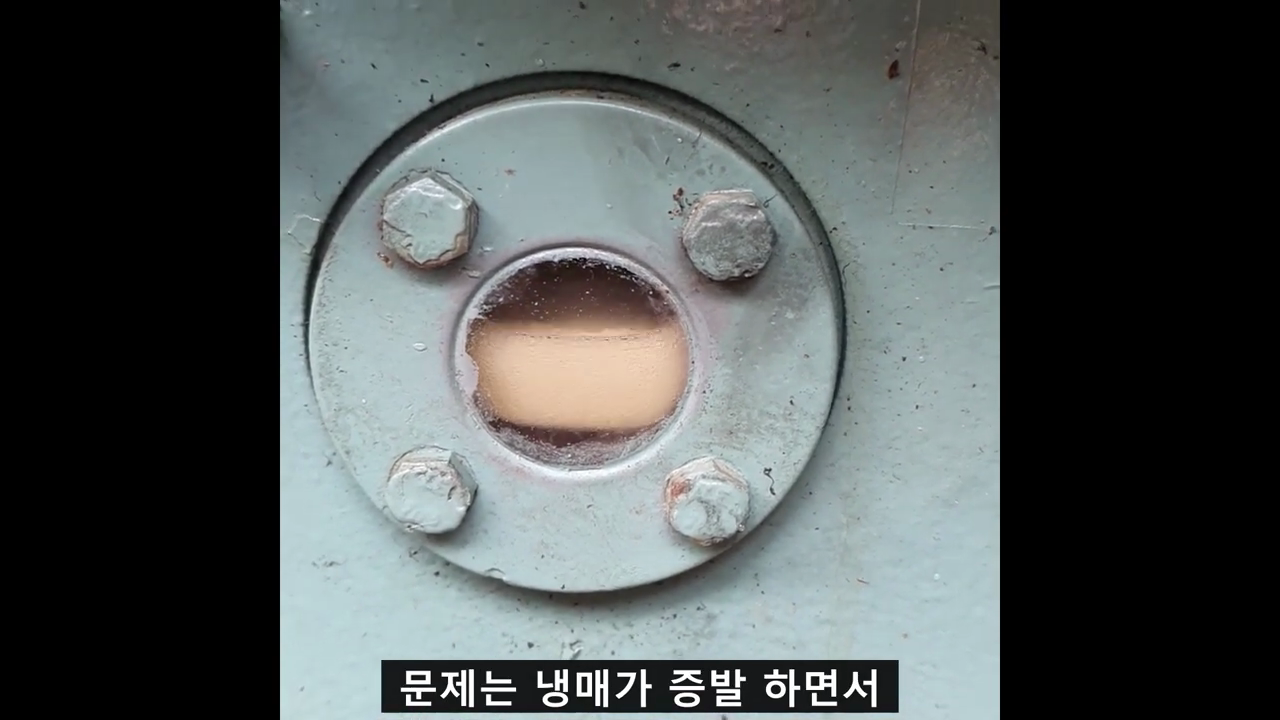
#> input picture docs/50-diagnostics/s11/2026-10-12-public-compressor-source/native-at-50.png, 1280 x 720 px
$ python prepare_position_review.py --output out.png
#> lines starting #> are read from the running program, lines starting #| are printed output that depends on the picture; after the words box and inside, x2 and y2 are one past the last pixel; in counts of white or black regions, pixels touching at a corner belong together
"""Source-only position review figure; predictions are deliberately not loaded."""
from __future__ import annotations

import argparse
import hashlib
import json
from pathlib import Path

import cv2
import numpy as np


def main():
    parser = argparse.ArgumentParser(description=__doc__)
    parser.add_argument('--output', type=Path, required=True)
    args = parser.parse_args()
    base = Path(__file__).resolve().parent
    source = base / 'native-at-50.png'
    expected = '280b7869a81edfde722fafc85017fdf45dd6e799978cb6c46b7b9769249a635b'
    assert hashlib.sha256(source.read_bytes()).hexdigest() == expected
    frame = cv2.imread(str(source))
#> frame is the input picture: shape (720, 1280, 3); mean B, G, R 84.1, 84.5, 79
    x0, y0, x1, y1 = 454, 244, 704, 478
    zoom = 3
    crop = cv2.resize(frame[y0:y1, x0:x1], None, fx=zoom, fy=zoom,
                      interpolation=cv2.INTER_NEAREST)
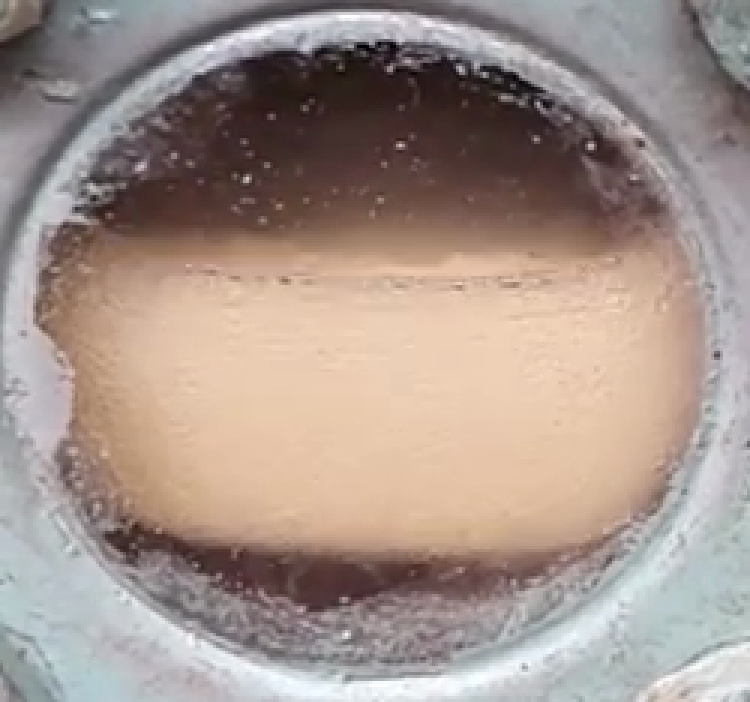
#> crop: shape (702, 750, 3); mean B, G, R 140.8, 148.7, 164.8
    canvas = np.full((crop.shape[0] + 122, crop.shape[1] + 250, 3), 25, np.uint8)
    canvas[56:56 + crop.shape[0], :crop.shape[1]] = crop
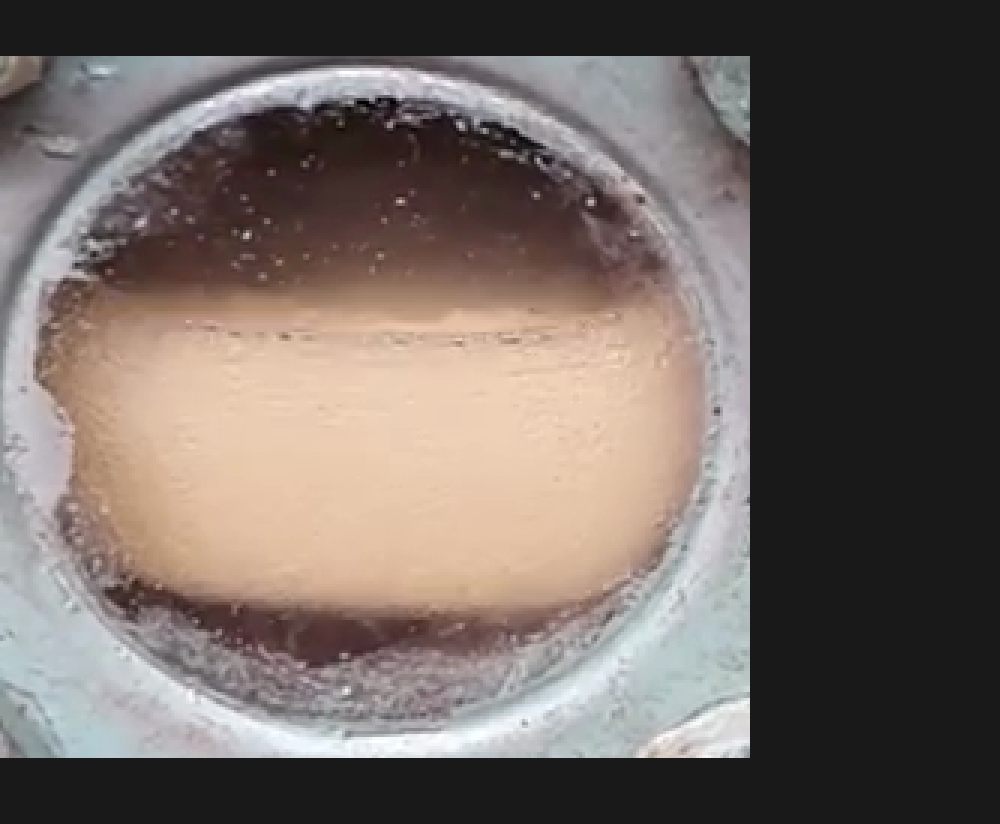
#> canvas: shape (824, 1000, 3); mean B, G, R 99, 104, 114.3
    label = lambda text, xy, color=(240, 240, 240), size=.62: cv2.putText(
        canvas, text, xy, cv2.FONT_HERSHEY_SIMPLEX, size, color, 1, cv2.LINE_AA)
    label('Source only: f1499 at 50.016633 s | 3x nearest-neighbour view', (10, 22), size=.58)
    label('Dashed vertical guide: source X=578', (10, 45), size=.58)
    center = (578 - x0) * zoom
    for yy in range(56, 56 + crop.shape[0], 20):
        cv2.line(canvas, (center, yy), (center, min(yy + 7, 55 + crop.shape[0])),
                 (235, 235, 235), 1)
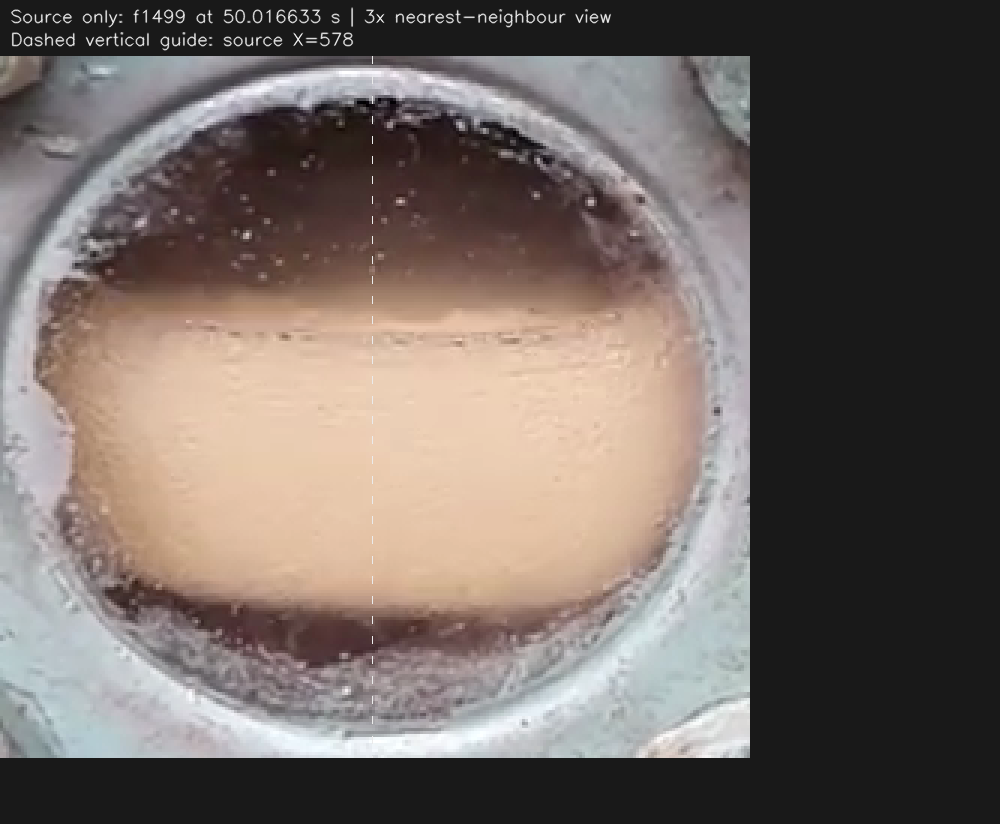
#> canvas: shape (824, 1000, 3); 0.74% of pixels changed, all inside (x1, y1, x2, y2) = (10, 7, 612, 758)
    intervals = [('A', 'Foam upper', 323, 338, (255, 220, 30)),
                 ('B', 'Oil upper', 421, 435, (50, 165, 255))]
    for name, role, lo, hi, color in intervals:
        top, bottom = 56 + (lo - y0) * zoom, 56 + (hi - y0 + 1) * zoom - 1
        # Brackets near the fixed column; no colored fill hides source pixels.
        left, right = center - 39, center + 39
        cv2.rectangle(canvas, (left, top), (right, bottom), color, 2)
        cv2.line(canvas, (right + 4, (top + bottom) // 2),
                 (crop.shape[1] + 7, (top + bottom) // 2), color, 1)
        label(f'{name}: {role}', (crop.shape[1] + 13, (top + bottom) // 2 - 7), color)
        label(f'Y {lo}..{hi}', (crop.shape[1] + 13, (top + bottom) // 2 + 20), color)
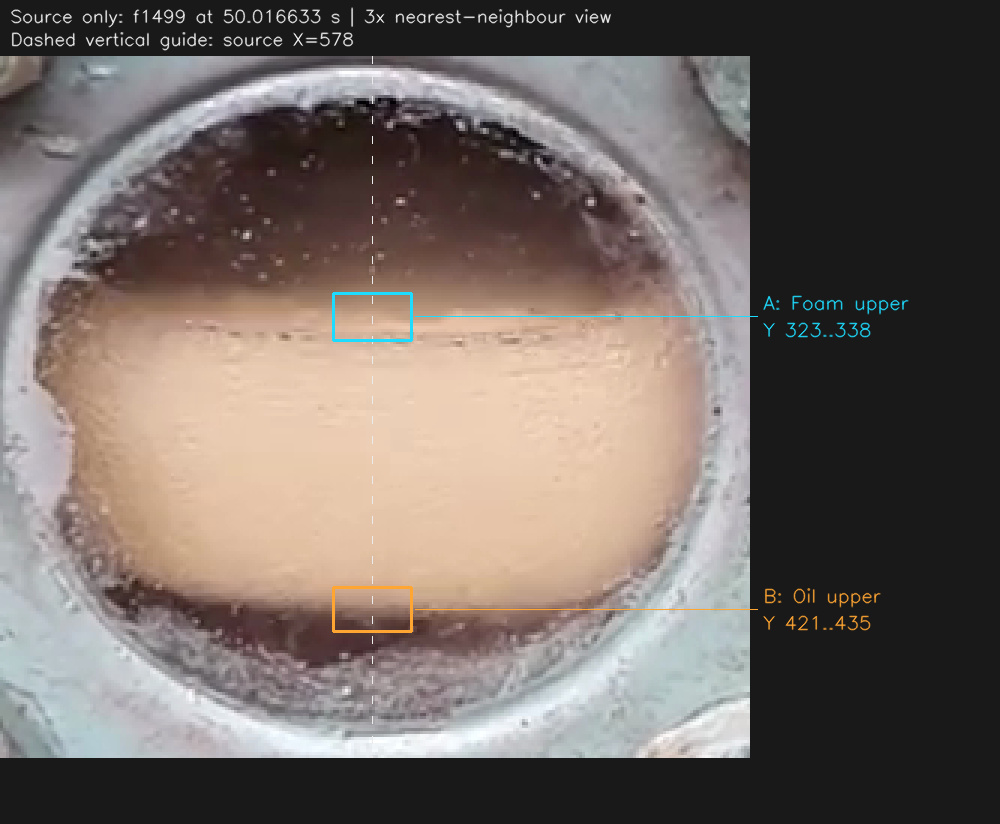
#> canvas: shape (824, 1000, 3); 0.62% of pixels changed, all inside (x1, y1, x2, y2) = (332, 292, 909, 633)
    label('Proposed ranges, not exact Y or detector predictions.', (10, canvas.shape[0] - 37))
    label('Review only at the dashed center; roles are already confirmed.', (10, canvas.shape[0] - 13), size=.58)
    args.output.mkdir(parents=True, exist_ok=False)
    image = args.output / 'position-review.png'
    assert cv2.imwrite(str(image), canvas)
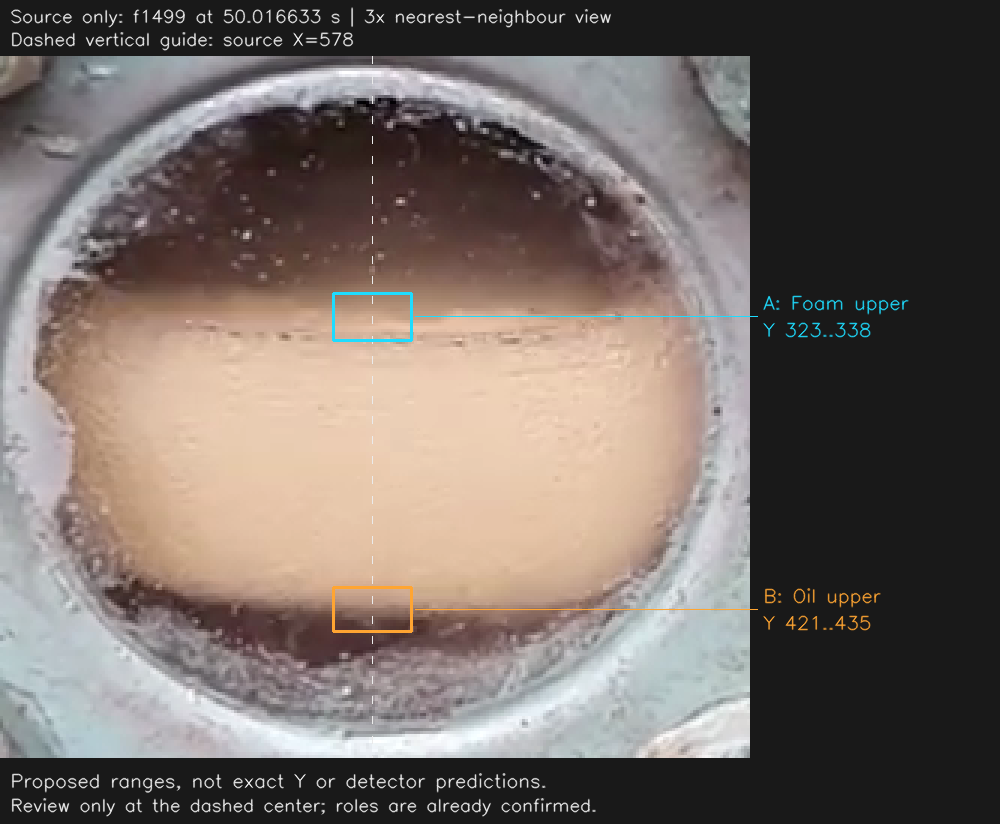
#> saved as position-review.png: shape (824, 1000, 3); mean B, G, R 100.7, 105.9, 115.8
    request = {
        'schema': 's11-public-source-position-review-v1', 'status': 'PENDING_USER_JUDGMENT',
        'source_image_sha256': expected, 'frame_index': 1499,
        'timestamp_sec': 50.01663333333334, 'source_x': 578,
        'figure': {'file': image.name, 'sha256': hashlib.sha256(image.read_bytes()).hexdigest(),
                   'crop_source_xyxy': [x0, y0, x1, y1], 'scale': zoom,
                   'interpolation': 'nearest', 'source_origin_in_figure': [0, 56]},
        'proposed_ranges': [
            {'id': name, 'role': role, 'source_rows_inclusive': [lo, hi],
             'source_y_cell_bounds': [lo - .5, hi + .5]}
            for name, role, lo, hi, _ in intervals],
        'exposure': 'Prepared after baseline inspection. Agent-proposed source ranges are exposed adjudication, not blind holdout or exact truth. The figure reads source pixels only; no detector outputs or scores are drawn.',
        'question': '중앙 점선에서 A 범위가 Foam 상단, B 범위가 Oil 상단을 각각 포함하나요? 역할은 이미 확인됐으며, 이번 질문은 다음 실험에서 사용할 위치 범위를 고정하기 위한 것입니다. 정확한 한 픽셀을 고를 필요는 없습니다.',
        'answer_verbatim': None,
        'scope': 'Only this native frame and fixed source column; no unique edge, neighboring-frame truth or resampled-point accuracy. Do not score proposed ranges as human-confirmed before a reply.',
        'renderer_sha256': hashlib.sha256(Path(__file__).read_bytes()).hexdigest(),
    }
    (args.output / 'position-review.json').write_text(json.dumps(request, ensure_ascii=False, indent=2) + '\n')
    print(image)


if __name__ == '__main__':
    main()
